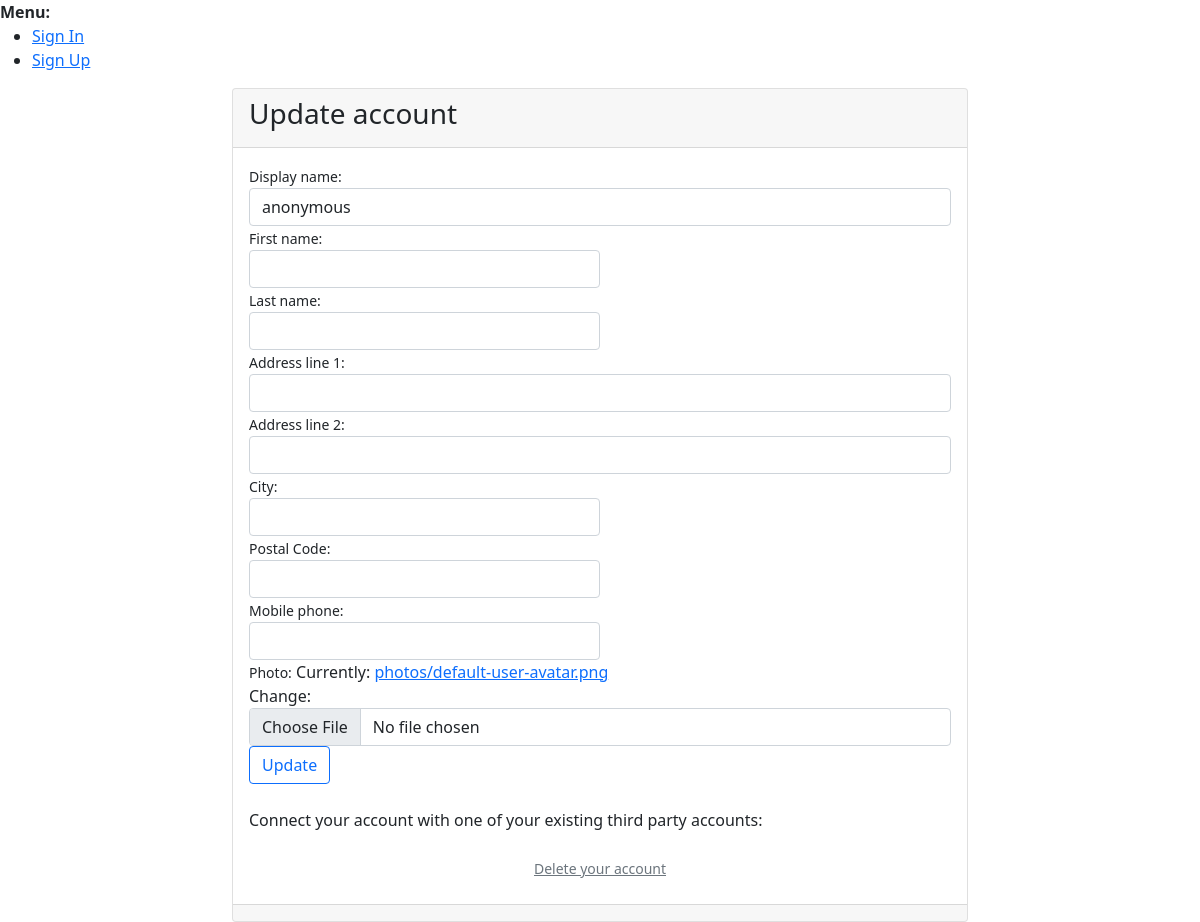
The app's page /Hospital/1/update/, older data.
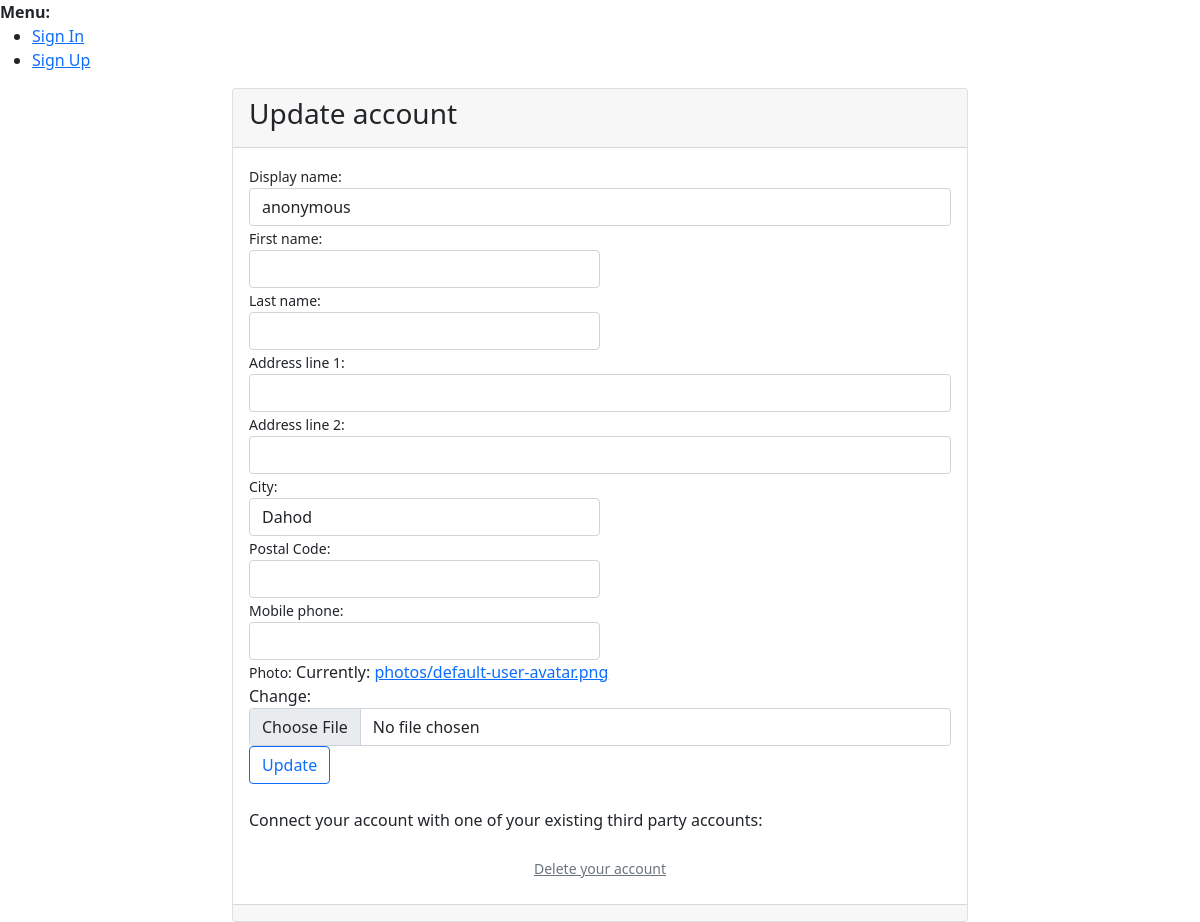
The same page, newer data.
### hospital/models.py (models this page shows, shortened)
class CustomUser(AbstractUser):
    display_name = models.CharField(verbose_name=_("Display name"), max_length=30, help_text=_("Will be shown e.g. when commenting"))
    address1 = models.CharField(verbose_name=_("Address line 1"), max_length=1024, blank=True, null=True)
    address2 = models.CharField(verbose_name=_("Address line 2"), max_length=1024, blank=True, null=True)
    zip_code = models.CharField(verbose_name=_("Postal Code"), max_length=12, blank=True, null=True)
    city = models.CharField(verbose_name=_("City"), max_length=1024, blank=True, null=True)
    phone_regex = RegexValidator(regex=r"^\+(?:[0-9]●?){6,14}[0-9]$", message=_("Enter a valid international mobile phone number starting with +(country code)"))
    mobile_phone = models.CharField(validators=[phone_regex], verbose_name=_("Mobile phone"), max_length=17, blank=True, null=True)
    photo = models.ImageField(verbose_name=_("Photo"), upload_to='photos/', default='photos/ereader.png')
    class Meta:
        ordering = ['username']

### hospital/views.py (the view)
# urls.py: path('<int:pk>/update/', CustomUserUpdateView.as_view(template_name='account/update.html'), name='account_update'),
class CustomUserUpdateView(UpdateView):
    model = CustomUser
    form_class = CustomUserUpdateForm

### hospital/forms.py
class CustomUserUpdateForm(ModelForm):
    class Meta:
        model = CustomUser
        fields = ['first_name', 'last_name', 'display_name', 'address1', 'address2', 'zip_code', 'city', 'mobile_phone', 'photo',]

### hospital/templates/allauth/account/update.html (shortened to what this page needs)
{% extends 'account/base_card.html' %} {% load i18n %}
{% load i18n socialaccount %}
{% block title %} {% trans "Delete account" %}{% endblock %} {% block card-header %}
<h3> {% trans "Update account" %}</h3>
{% endblock %} {% block card-body %}
{% get_providers as socialaccount_providers %}
<form method="post" action="{% url 'account_update' request.user.pk %}" enctype="multipart/form-data" class="needs-validation" novalidate>
    <div class="form-group">
        {% with field=form.display_name %}{% include "account/form_field.html" %}{% endwith %}
    </div>
    <div class="form-row">
        <div class="form-group col-md-6">
            {% with field=form.first_name %}{% include "account/form_field.html" %}{% endwith %}
        </div>
        <div class="form-group col-md-6">
            {% with field=form.last_name %}{% include "account/form_field.html" %}{% endwith %}
        </div>
    </div>
    <div class="form-group">
        {% with field=form.address1 %}{% include "account/form_field.html" %}{% endwith %}
    </div>
    <div class="form-group">
        {% with field=form.address2 %}{% include "account/form_field.html" %}{% endwith %}
    </div>
    <div class="form-row">
        <div class="form-group col-md-6">
            {% with field=form.city %}{% include "account/form_field.html" %}{% endwith %}
        </div>
        <div class="form-group col-md-6">
            {% with field=form.zip_code %}{% include "account/form_field.html" %}{% endwith %}
        </div>
    </div>
    <div class="form-row">
        <div class="form-group col-md-6">
            {% with field=form.mobile_phone %}{% include "account/form_field.html" %}{% endwith %}
        </div>
    </div>
    <div class="form-group">
        {% with field=form.photo %}{% include "account/form_field.html" %}{% endwith %}
    </div>
    <button type="submit" class="btn btn-outline-primary">{% trans "Update" %}</button>
</form>
<br>
<div>
    <p>{% blocktrans with site.name as site_name %}Connect your account with one of your existing third party accounts:{% endblocktrans %}</p>
</div>
<div class="text-center py-2">
    <small>
        <a href="{% url 'account_delete' request.user.pk %}" class="text-muted">{% trans "Delete your account" %}</a>
    </small>
</div>
{% endblock %}

### hospital/templates/allauth/account/base_card.html (shortened to what this page needs)
{% extends "account/base.html" %}
{% block content %}
<div class="container">
    <div class="row justify-content-center">
        <div class="col-lg-8 col-md-10 col-sm-12">
            <div class="card">
                <div class="card-header">
                    {% block card-header %}{% endblock %}
                </div>
                <div class="card-body">
                    {% block card-body %}{% endblock %}
                </div>
                <div class="card-footer text-muted text-center">
                </div>
           </div>
        </div>
    </div>
</div>
{% endblock %}

### hospital/templates/allauth/account/base.html (shortened to what this page needs)
<!DOCTYPE html>
<html>
  <head>
    <link href="https://cdn.jsdelivr.net/npm/bootstrap@5.0.0-beta1/dist/css/bootstrap.min.css" rel="stylesheet">
  </head>
  <body>
    {% block body %}
    <div>
      <strong>Menu:</strong>
      <ul>
        {% if user.is_authenticated %}
        <li><a href="{% url 'account_email' %}">Change E-mail</a></li>
        <li><a href="{% url 'account_logout' %}">Sign Out</a></li>
        {% else %}
        <li><a href="{% url 'account_login' %}">Sign In</a></li>
        <li><a href="{% url 'account_signup' %}">Sign Up</a></li>
        {% endif %}
      </ul>
    </div>
    {% block content %}
    {% endblock %}
    {% endblock %}
  </body>
</html>

### hospital/templates/allauth/account/form_field.html
{% load widget_tweaks %}
<small>{{ field.label_tag }}</small> {% if form.is_bound %} {% if field.errors or form.non_field_errors %} {% render_field field class="form-control is-invalid" %}
<div class="invalid-feedback">
    {{ form.non_field_errors }} {{ field.errors }}
</div>
{% else %} {% render_field field class="form-control is-valid" %} {% endif %} {% else %} {% with "form-control input-field-"|add:field.name as field_class %}{% render_field field class=field_class %}{% endwith %} {% endif %}

### hospital/templates/allauth/socialaccount/provider_list.html (shortened to what this page needs)
{% load socialaccount %}
{% load static %}

Row changes from the older to the newer data that the page shows:
changed CustomUser "anonymous": city (not shown) → "Dahod"
